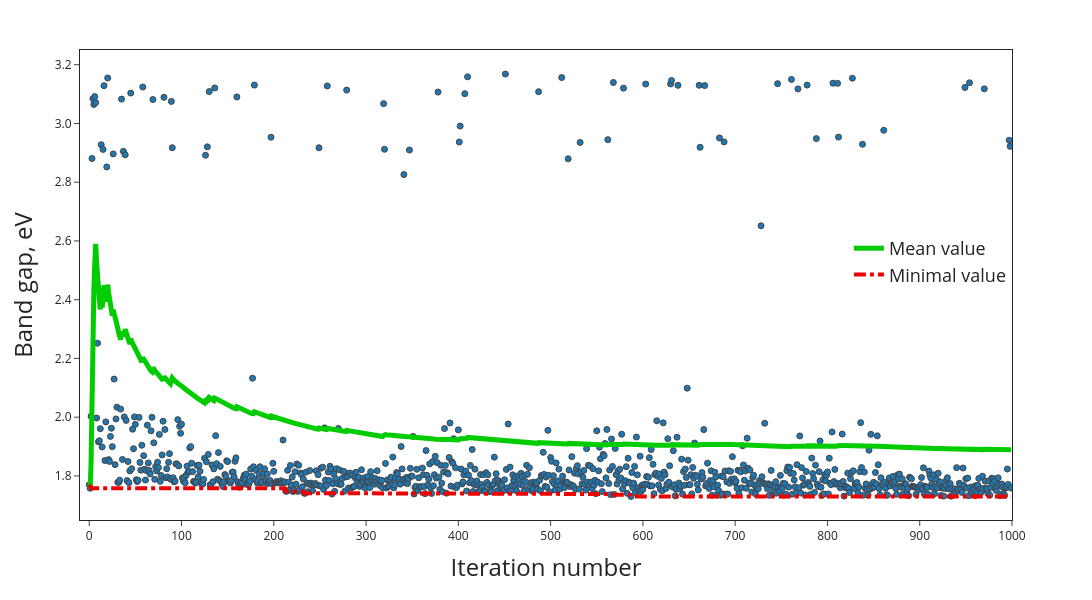

Notebook code for this chart:
### Code cell
# Convergence plot for model-based optimization process
fig_8 = optimization_convergence_plot(history_df=history_df2,
                                      layout_params=dict(xaxis=dict(tickformat='.0f',
                                                                    dtick=100)),
                                      )
fig_8.show()

### Figure 1 — Plotly figure (JSON) as saved in the notebook; plotly's stock layout.template omitted (floating-point values rounded to 4 significant figures; data arrays with more than 128 entries replaced by an {"elided": "..."} marker saying what was removed)
{"data": [{"hovertemplate": "Iteration %{x:.2f}<br>Value: %{y:.2f}", "marker": {"line": {"width": 1}}, "mode": "markers", "name": "Value on iteration", "showlegend": false, "type": "scatter", "x": {"elided": "1000 int values"}, "y": {"elided": "1000 float values"}}, {"hovertemplate": "Iteration %{x:.2f}<br>Mean value: %{y:.2f}", "line": {"color": "#00CC00", "width": 5}, "name": "Mean value", "type": "scatter", "x": {"elided": "1000 int values"}, "y": {"elided": "1000 float values"}}, {"hovertemplate": "Iteration %{x:.2f}<br>Minimal value: %{y:.2f}", "line": {"color": "#EE0000", "dash": "dashdot", "width": 4}, "name": "Minimal value", "type": "scatter", "x": {"elided": "1000 int values"}, "y": {"elided": "1000 float values"}}], "layout": {"height": 600, "legend": {"font": {"size": 18}, "x": 0.825, "y": 0.55}, "margin": {"t": 50}, "width": 1200, "xaxis": {"dtick": 100, "mirror": true, "range": [-10, 1000], "tickformat": ".0f", "title": {"font": {"size": 24}, "text": "Iteration number"}}, "yaxis": {"mirror": true, "range": [1.65, 3.25], "tickformat": ".1f", "title": {"font": {"size": 24}, "text": "Band gap, eV"}}}}
